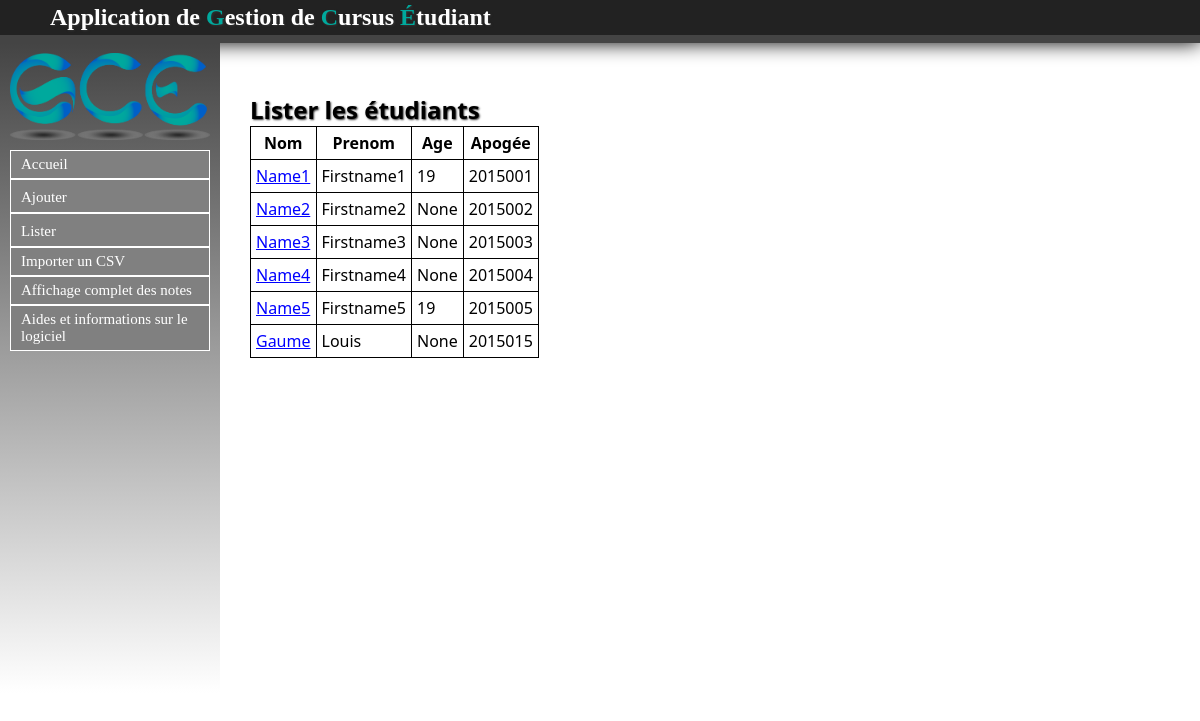
Before: /Etudiant/listeretus with the older database file.
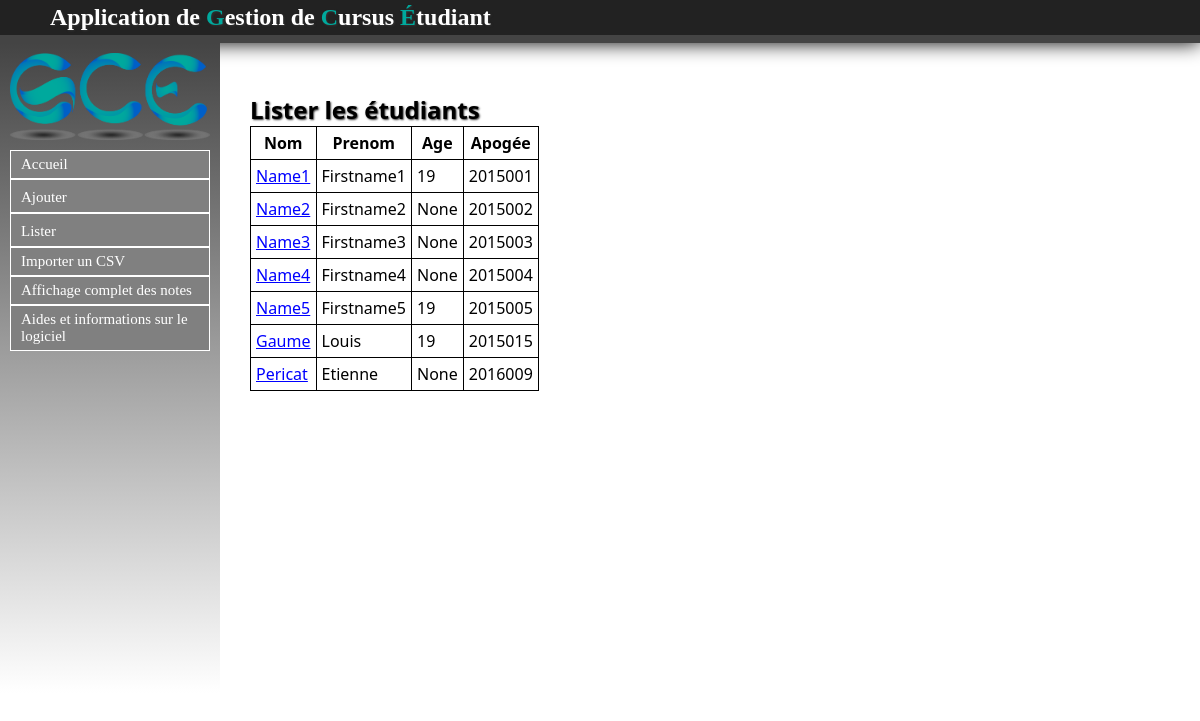
After: the same page with the newer database file.
### Etudiant/models.py (models this page shows, shortened)
class Etu(models.Model):
	nom = models.CharField(max_length=30, null=False)
	prenom = models.CharField(max_length=30, null=False)
	age = models.IntegerField(null=True)
	apogee = models.IntegerField(null=True)
	date_naissance = models.DateField(null=True)
	sexe = models.CharField(max_length=1, null=True)
	adresse = models.CharField(max_length=100, null=True)
	ine = models.CharField(max_length=100, null=True)
	adresse_parents = models.CharField(max_length=100, null=True)
	tel = models.IntegerField(null=True)
	tel_par = models.IntegerField(null=True)
	lieu_naissance = models.CharField(max_length=100, null=True)
	nationalite = models.CharField(max_length=100, null=True)
	situation_familiale = models.CharField(max_length=100, null=True)
	situation_militaire = models.CharField(max_length=100, null=True)
	cate_socio_pro_chef_famille = models.CharField(max_length=100, null=True)
	cate_socio_pro_autre_parent = models.CharField(max_length=100, null=True)
	aide_financiere = models.CharField(max_length=100, null=True)
	bourse = models.CharField(max_length=100, null=True)
	groupe = models.ForeignKey(Groupe, null=True)
	semestre = models.ForeignKey(Semestre, null=True)

### Etudiant/views.py (the view)
def listeretus(request):
	etus = Etu.objects.all()
	return render(request, 'contenu_html/listeretus.html',{'etus': etus})

### Etudiant/templates/contenu_html/listeretus.html (shortened to what this page needs)
{% extends "templates/base.html" %}
{% block content %}
<h1>Lister les étudiants</h1>
{% if not etus %}
	<p>Pas d'étudiants dans la base</p>
{% else %}
	<table>
	<tr>
		<th>Nom</th>
		<th>Prenom</th>
		<th>Age</th>
		<th>Apogée</th>
	</tr>
{% endif %}
{% for etu in etus %}
	<tr>
		<td><a href="listeretu/{{ etu.id }}">{{ etu.nom }}</a></td>
		<td>{{ etu.prenom }}</td>
		<td>{{ etu.age }}</td>
		<td>{{ etu.apogee }}</td>
	</tr>
{% endfor %}
</table>
{% endblock %}

### cursusEtu/templates/base.html (shortened to what this page needs)
<html>
	<head>
		{% load static %}
		<link rel="stylesheet" type="text/css" href="{% static 'css/stylesheet.css' %}" />
	</head>
	<body>
		<div id="header">
			<h1>Application de <label id="GCE">G</label>estion de <label id="GCE">C</label>ursus <label id="GCE">É</label>tudiant</h1>
		</div>
		<nav id="menu">
			<img id="logo" src="{% static 'image/logo.png' %}" alt="Logo GCE" />
			<ul id="menu-deroulant">
		            <a href="/"><li>Accueil</li></a>
		        <li id="ajouter">
		            <a>Ajouter</a>
		        </li>
		        <li id="lister">
		            <a>Lister</a>
		        </li>
		            <a href="/Note/importer_csv"><li>Importer un CSV </li></a>
		            <a href="/Etudiant/affichageComplet"><li>Affichage complet des notes</li></a>
		        	<a href="/aides"><li>Aides et informations sur le logiciel</li></a>
		    </ul>
		</nav>
		<div id="main">
			{% block content %}
			{% endblock %}
		</div>
	</body>
</html>

### static/css/stylesheet.css (style rules this page uses)
a { color:#222222; text-decoration: none; }
table a { color: blue; text-decoration: underline; }
html,body { height: 100%; }
body { font-family: "Segoe UI", Verdana, serif; font-size:12pt; margin:0; padding:0; }
#header { width:100%; padding-top: 4px; padding-bottom: 4px; background-color:#222222; box-shadow:0 0 20px #000000; border-bottom:solid #444444 8px; font-family: walkway; }
#GCE { color: #00A99D; }
#menu a { color: white; font-size: 15px; font-family: walkway; }
li { border : 1px solid white; padding: 5px 0px 5px 0px; background-color :gray; cursor: pointer; padding-left: 10px; }
#menu-deroulant, #menu-deroulant ul { padding: 0; margin: 0; list-style: none; }
h1 { text-shadow:1px 1px 2px #333333; text-align: left; color:white; margin:0px; margin-left: 50px; font-size: 1.5em; }
#menu { background: linear-gradient(to bottom, #444444, white); width: 200px; height: 80%; padding: 10px; padding-top: 0px; float: left; }
#main { width : 800px; margin:auto; text-align: center; margin-top: 50px; }
table { border:1px solid black; border-collapse : collapse; }
#main h1 { color: black; }
table { margin-left: 50px; }
td, th { padding: 5px; border:1px solid black; }
#logo { vertical-align: middle; width: 200px; margin-top: 10px; margin-bottom: 10px; }

Changed rows visible on the page:
changed Etu "Gaume": age "None" → "19"
added Etu: nom "Pericat", prenom "Etienne", age "None", apogee "2016009"
